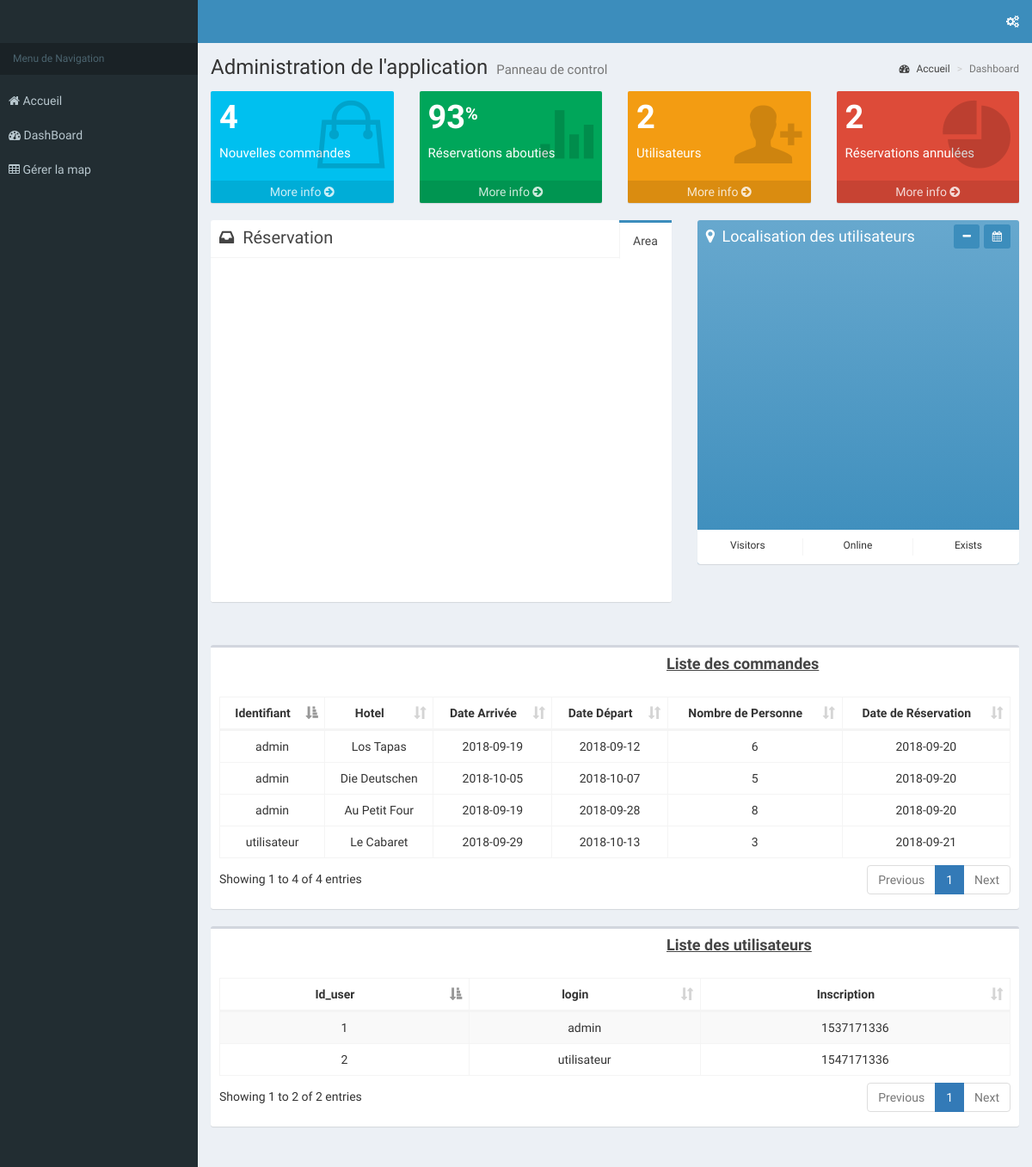
Screenshot of /projethitema/ProjetHitemaPrincipal/backend/administration.php (signed in) with the database file from the repository.
### tables this page shows
CREATE TABLE IF NOT EXISTS `reservation` (
  `ID` int(11) NOT NULL AUTO_INCREMENT,
  `utilisateur` varchar(255) NOT NULL,
  `Hotel_ID` int(11) NOT NULL,
  `Hotel_Name` varchar(100) NOT NULL,
  `Arrivee` date NOT NULL,
  `Depart` date NOT NULL,
  `Nombre_Personne` int(11) NOT NULL,
  `Date_Reservation` int(11) NOT NULL,
  PRIMARY KEY (`ID`)
);

CREATE TABLE IF NOT EXISTS `users` (
  `id_user` int(11) NOT NULL AUTO_INCREMENT,
  `login` varchar(255) NOT NULL,
  `password` varchar(255) NOT NULL,
  `signup_date` int(11) NOT NULL,
  PRIMARY KEY (`id_user`)
);

### projethitema/ProjetHitemaPrincipal/backend/administration.php (the view, shortened to what this page needs)
<!DOCTYPE html>
<html>
<head>
  <link rel="stylesheet" href="bower_components/bootstrap/dist/css/bootstrap.min.css">
  <link rel="stylesheet" href="bower_components/font-awesome/css/font-awesome.min.css">
  <link rel="stylesheet" href="bower_components/Ionicons/css/ionicons.min.css">
  <link rel="stylesheet" href="dist/css/AdminLTE.min.css">
  <link rel="stylesheet" href="dist/css/skins/_all-skins.min.css">
  <link rel="stylesheet" href="bower_components/morris.js/morris.css">
  <link rel="stylesheet" href="bower_components/jvectormap/jquery-jvectormap.css">
  <link rel="stylesheet" href="bower_components/bootstrap-datepicker/dist/css/bootstrap-datepicker.min.css">
  <link rel="stylesheet" href="bower_components/bootstrap-daterangepicker/daterangepicker.css">
  <link rel="stylesheet" href="plugins/bootstrap-wysihtml5/bootstrap3-wysihtml5.min.css">
    <link rel="stylesheet" href="bower_components/datatables.net-bs/css/dataTables.bootstrap.min.css">
</head>
<?php
require_once('base.php');
if($_SESSION['username']=='admin')
{
    $requeteCommandes=$base->prepare("SELECT * FROM reservation ORDER BY utilisateur ");
    $requeteCommandes->execute();
    $requeteUsers=$base->prepare("SELECT * FROM users ORDER BY signup_date ");
    $requeteUsers->execute();
    $requeteCountCommandes=$base->prepare("SELECT COUNT(ID) FROM reservation ");
    $requeteCountCommandes->execute();
    $dataCountCommandes=$requeteCountCommandes->fetch();
    $requeteCountUsers=$base->prepare("SELECT COUNT(id_user) FROM users ");
    $requeteCountUsers->execute();
    $dataCountUsers=$requeteCountUsers->fetch();
  ?>
  <body class="hold-transition skin-blue sidebar-mini">
  <div class="wrapper">
    <header class="main-header">
      <nav class="navbar navbar-static-top">
        <div class="navbar-custom-menu">
          <ul class="nav navbar-nav">
            <li>
              <a href="#" data-toggle="control-sidebar"><i class="fa fa-gears"></i></a>
            </li>
          </ul>
        </div>
      </nav>
    </header>
    <aside class="main-sidebar">
      <section class="sidebar">
        <ul class="sidebar-menu" data-widget="tree">
        <li class="header">Menu de Navigation</li><br>
          <a href="../index.php" >
            <li class="active treeview" style="margin-left: 10px;">
             <i class="fa fa-home"></i> <span>Accueil</span>
         </li></a> <br>
         <a href="administration.php">
          <li class="treeview" style="margin-left: 10px;">
             <i class="fa fa-dashboard"></i> <span>DashBoard</span>
         </li></a><br>
          <a href="NewPoint.php"><li class="treeview" style="margin-left: 10px;">
              <i class="fa fa-table"></i> <span>Gérer la map</span>
          </li></a>
    </aside>
    <div class="content-wrapper">
      <section class="content-header">
        <h1>
          Administration de l'application
          <small>Panneau de control</small>
        </h1>
        <ol class="breadcrumb">
          <li><a href="../index.php"><i class="fa fa-dashboard"></i> Accueil</a></li>
          <li class="active">Dashboard</li>
        </ol>
      </section>
      <section class="content">
        <div class="row">
          <div class="col-lg-3 col-xs-6">
            <div class="small-box bg-aqua">
              <div class="inner">
                <h3><?php  echo $dataCountCommandes[0] ?></h3>
                <p>Nouvelles commandes</p>
              </div>
              <div class="icon">
                <i class="ion ion-bag"></i>
              </div>
              <a href="#" class="small-box-footer">More info <i class="fa fa-arrow-circle-right"></i></a>
            </div>
          </div>
          <div class="col-lg-3 col-xs-6">
            <div class="small-box bg-green">
              <div class="inner">
                <h3>93<sup style="font-size: 20px">%</sup></h3>
                <p>Réservations abouties</p>
              </div>
              <div class="icon">
                <i class="ion ion-stats-bars"></i>
              </div>
              <a href="#" class="small-box-footer">More info <i class="fa fa-arrow-circle-right"></i></a>
            </div>
          </div>
          <div class="col-lg-3 col-xs-6">
            <div class="small-box bg-yellow">
              <div class="inner">
                <h3><?php  echo $dataCountUsers[0];   ?></h3>
                <p>Utilisateurs</p>
              </div>
              <div class="icon">
                <i class="ion ion-person-add"></i>
              </div>
              <a href="#" class="small-box-footer">More info <i class="fa fa-arrow-circle-right"></i></a>
            </div>
          </div>
          <div class="col-lg-3 col-xs-6">
            <div class="small-box bg-red">
              <div class="inner">
                <h3>2</h3>
                <p>Réservations annulées</p>
              </div>
              <div class="icon">
                <i class="ion ion-pie-graph"></i>
              </div>
              <a href="#" class="small-box-footer">More info <i class="fa fa-arrow-circle-right"></i></a>
            </div>
          </div>
        </div>
        <div class="row">
          <section class="col-lg-7 connectedSortable">
            <div class="nav-tabs-custom">
              <ul class="nav nav-tabs pull-right">
                <li class="active"><a href="#revenue-chart" data-toggle="tab">Area</a></li>
                <li class="pull-left header"><i class="fa fa-inbox"></i> Réservation</li>
              </ul>
              <div class="tab-content no-padding">
                <div class="chart tab-pane active" id="revenue-chart" style="position: relative; height: 400px;"></div>
              </div>
            </div>
          </section>
          <section class="col-lg-5 connectedSortable">
            <div class="box box-solid bg-light-blue-gradient">
              <div class="box-header">
                <div class="pull-right box-tools">
                  <button type="button" class="btn btn-primary btn-sm daterange pull-right" data-toggle="tooltip"
                          title="Date range">
                    <i class="fa fa-calendar"></i></button>
                  <button type="button" class="btn btn-primary btn-sm pull-right" data-widget="collapse"
                          data-toggle="tooltip" title="Collapse" style="margin-right: 5px;">
                    <i class="fa fa-minus"></i></button>
                </div>
                <i class="fa fa-map-marker"></i>
                <h3 class="box-title">
                  Localisation des utilisateurs
                </h3>
              </div>
              <div class="box-body">
                <div id="world-map" style="height: 300px; width: 100%;"></div>
              </div>
              <div class="box-footer no-border">
                <div class="row">
                  <div class="col-xs-4 text-center" style="border-right: 1px solid #f4f4f4">
                    <div class="knob-label">Visitors</div>
                  </div>
                  <div class="col-xs-4 text-center" style="border-right: 1px solid #f4f4f4">
                    <div class="knob-label">Online</div>
                  </div>
                  <div class="col-xs-4 text-center">
                    <div class="knob-label">Exists</div>
                  </div>
                </div>
              </div>
            </div>
          </section>
        </div>
      </section>
      <section class="content">
        <div class="row">
          <div class="col-xs-12">
            <div class="box">
              <div class="box-header">
                <h3 class="box-title" style="margin-left: 520px;font-weight: bold;"><u>Liste des commandes</u></h3>
              </div>
              <div class="box-body">
                <table id="example2" class="table table-bordered table-hover">
                  <thead><th>Identifiant </th><th>Hotel</th><th>Date Arrivée</th><th>Date Départ</th><th>Nombre de Personne</th><th>Date de Réservation</th></thead>
                  <tbody>
                    <?php
                      while($dataAfficherCommande= $requeteCommandes->fetch())
                      {
                        $DateReservation=  date("Y-m-d", $dataAfficherCommande['Date_Reservation']);
                       echo'<tr><td>'.htmlspecialchars($dataAfficherCommande['utilisateur']).'</td><td>'.htmlspecialchars($dataAfficherCommande['Hotel_Name']).'</td><td>'.htmlspecialchars($dataAfficherCommande['Arrivee']).'</td><td>'.htmlspecialchars($dataAfficherCommande['Depart']).'</td><td>'.htmlspecialchars($dataAfficherCommande['Nombre_Personne']).'</td><td>'.htmlspecialchars($DateReservation).'</td></tr>';
                      }
                    ?>
                  </tbody>
                </table>
              </div>
            </div>
            <div class="box">
              <div class="box-header">
                <h3 class="box-title" style="margin-left: 520px;font-weight: bold;"><u>Liste des utilisateurs</u></h3>
              </div>
              <div class="box-body">
                <table id="example1" class="table table-bordered table-striped">
                  <thead>
                  <tr>
                    <th>Id_user</th>
                    <th>login</th>
                    <th>Inscription</th>
                  </tr>
                  </thead>
                  <tbody>
                  <?php
                      while($dataAfficherUsers= $requeteUsers->fetch())
                      {
                       echo'<tr><td>'.htmlspecialchars($dataAfficherUsers['id_user']).'</td><td>'.htmlspecialchars($dataAfficherUsers['login']).'</td><td>'.htmlspecialchars($dataAfficherUsers['signup_date']).'</td></tr>';
                      }
                    ?>
                  </tbody>
                </table>
              </div>
            </div>
          </div>
        </div>
      </section>
  </div>
  </div>
<?php
}
else
{
  header('Location: ../index.php');
}
?>
</body>
</html>

### projethitema/ProjetHitemaPrincipal/backend/administration.php (style rules this page uses)
th { text-align: center; }
td { text-align: center; }

### rows the page displays
reservation: utilisateur "admin", Hotel_Name "Los Tapas", Arrivee "2018-09-19", Depart "2018-09-12", Nombre_Personne "6", Date_Reservation "2018-09-20"
reservation: utilisateur "admin", Hotel_Name "Die Deutschen", Arrivee "2018-10-05", Depart "2018-10-07", Nombre_Personne "5", Date_Reservation "2018-09-20"
reservation: utilisateur "admin", Hotel_Name "Au Petit Four", Arrivee "2018-09-19", Depart "2018-09-28", Nombre_Personne "8", Date_Reservation "2018-09-20"
reservation: utilisateur "utilisateur", Hotel_Name "Le Cabaret", Arrivee "2018-09-29", Depart "2018-10-13", Nombre_Personne "3", Date_Reservation "2018-09-21"
users: id_user "1", login "admin", signup_date "1537171336"
users: id_user "2", login "utilisateur", signup_date "1547171336"

### other values shown
$dataCountCommandes[0] "4"
$dataCountUsers[0] "2"
